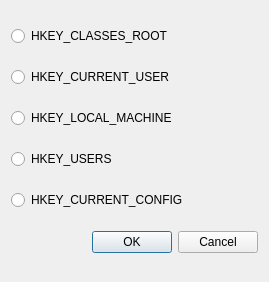
<?xml version="1.0" encoding="UTF-8"?>
<ui version="4.0">
 <class>SettingsWindow</class>
 <widget class="QDialog" name="SettingsWindow">
  <property name="geometry">
   <rect>
    <x>0</x>
    <y>0</y>
    <width>269</width>
    <height>282</height>
   </rect>
  </property>
  <property name="windowTitle">
   <string>Выберите раздел</string>
  </property>
  <property name="windowIcon">
   <iconset resource="Resources/icons.qrc">
    <normaloff>:/icons/main_icons/Icons/monitor.png</normaloff>:/icons/main_icons/Icons/monitor.png</iconset>
  </property>
  <layout class="QVBoxLayout" name="verticalLayout">
   <item>
    <widget class="QRadioButton" name="ClassesRootRad">
     <property name="text">
      <string>HKEY_CLASSES_ROOT</string>
     </property>
    </widget>
   </item>
   <item>
    <widget class="QRadioButton" name="CurrentUserRad">
     <property name="text">
      <string>HKEY_CURRENT_USER</string>
     </property>
    </widget>
   </item>
   <item>
    <widget class="QRadioButton" name="LocalMachineRad">
     <property name="text">
      <string>HKEY_LOCAL_MACHINE</string>
     </property>
    </widget>
   </item>
   <item>
    <widget class="QRadioButton" name="UsersRad">
     <property name="text">
      <string>HKEY_USERS</string>
     </property>
    </widget>
   </item>
   <item>
    <widget class="QRadioButton" name="CurrentConfigRad">
     <property name="text">
      <string>HKEY_CURRENT_CONFIG</string>
     </property>
    </widget>
   </item>
   <item>
    <widget class="QDialogButtonBox" name="buttonBox">
     <property name="orientation">
      <enum>Qt::Horizontal</enum>
     </property>
     <property name="standardButtons">
      <set>QDialogButtonBox::Cancel|QDialogButtonBox::Ok</set>
     </property>
    </widget>
   </item>
  </layout>
 </widget>
 <resources>
  <include location="Resources/icons.qrc"/>
 </resources>
 <connections>
  <connection>
   <sender>buttonBox</sender>
   <signal>accepted()</signal>
   <receiver>SettingsWindow</receiver>
   <slot>accept()</slot>
   <hints>
    <hint type="sourcelabel">
     <x>248</x>
     <y>254</y>
    </hint>
    <hint type="destinationlabel">
     <x>157</x>
     <y>274</y>
    </hint>
   </hints>
  </connection>
  <connection>
   <sender>buttonBox</sender>
   <signal>rejected()</signal>
   <receiver>SettingsWindow</receiver>
   <slot>reject()</slot>
   <hints>
    <hint type="sourcelabel">
     <x>316</x>
     <y>260</y>
    </hint>
    <hint type="destinationlabel">
     <x>286</x>
     <y>274</y>
    </hint>
   </hints>
  </connection>
 </connections>
</ui>
